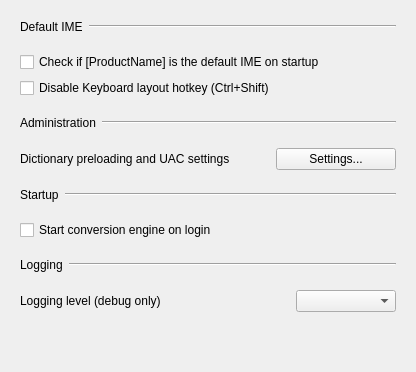
       <widget class="QWidget" name="miscTab">
        <attribute name="title">
         <string>Misc</string>
        </attribute>
        <layout class="QVBoxLayout" name="miscTabLayout">
         <property name="spacing">
          <number>0</number>
         </property>
         <item>
          <widget class="QWidget" name="miscDefaultIMEWidget" native="true">
           <property name="sizePolicy">
            <sizepolicy hsizetype="Preferred" vsizetype="Preferred">
             <horstretch>0</horstretch>
             <verstretch>0</verstretch>
            </sizepolicy>
           </property>
           <layout class="QVBoxLayout" name="verticalLayout_3">
            <property name="spacing">
             <number>0</number>
            </property>
            <property name="leftMargin">
             <number>0</number>
            </property>
            <property name="topMargin">
             <number>0</number>
            </property>
            <property name="rightMargin">
             <number>0</number>
            </property>
            <property name="bottomMargin">
             <number>0</number>
            </property>
            <item>
             <widget class="QFrame" name="defaultImeHeader">
              <property name="frameShape">
               <enum>QFrame::Shape::NoFrame</enum>
              </property>
              <property name="class" stdset="0">
               <string>setting-group-header</string>
              </property>
              <layout class="QHBoxLayout" name="horizontalLayout_5">
               <item>
                <widget class="QLabel" name="checkDefaultLabel">
                 <property name="text">
                  <string>Default IME</string>
                 </property>
                </widget>
               </item>
               <item>
                <widget class="Line" name="checkDefaultLine">
                 <property name="sizePolicy">
                  <sizepolicy hsizetype="MinimumExpanding" vsizetype="Fixed">
                   <horstretch>0</horstretch>
                   <verstretch>0</verstretch>
                  </sizepolicy>
                 </property>
                 <property name="orientation">
                  <enum>Qt::Orientation::Horizontal</enum>
                 </property>
                 <property name="class" stdset="0">
                  <string>setting-group-line</string>
                 </property>
                </widget>
               </item>
              </layout>
             </widget>
            </item>
            <item>
             <widget class="QFrame" name="defaultImeGroup">
              <property name="frameShape">
               <enum>QFrame::Shape::NoFrame</enum>
              </property>
              <property name="class" stdset="0">
               <string>setting-group-layout</string>
              </property>
              <layout class="QVBoxLayout" name="verticalLayout_2">
               <item>
                <widget class="QCheckBox" name="checkDefaultCheckBox">
                 <property name="sizePolicy">
                  <sizepolicy hsizetype="Minimum" vsizetype="Fixed">
                   <horstretch>0</horstretch>
                   <verstretch>0</verstretch>
                  </sizepolicy>
                 </property>
                 <property name="text">
                  <string>Check if [ProductName] is the default IME on startup</string>
                 </property>
                 <property name="tristate">
                  <bool>false</bool>
                 </property>
                </widget>
               </item>
               <item>
                <widget class="QCheckBox" name="IMEHotKeyDisabledCheckBox">
                 <property name="text">
                  <string>Disable Keyboard layout hotkey (Ctrl+Shift)</string>
                 </property>
                </widget>
               </item>
              </layout>
             </widget>
            </item>
           </layout>
          </widget>
         </item>
         <item>
          <widget class="QWidget" name="miscAdministrationWidget" native="true">
           <property name="sizePolicy">
            <sizepolicy hsizetype="Preferred" vsizetype="Preferred">
             <horstretch>0</horstretch>
             <verstretch>0</verstretch>
            </sizepolicy>
           </property>
           <layout class="QVBoxLayout" name="verticalLayout_4">
            <property name="spacing">
             <number>0</number>
            </property>
            <property name="leftMargin">
             <number>0</number>
            </property>
            <property name="topMargin">
             <number>0</number>
            </property>
            <property name="rightMargin">
             <number>0</number>
            </property>
            <property name="bottomMargin">
             <number>0</number>
            </property>
            <item>
             <widget class="QFrame" name="administrationHeader">
              <property name="frameShape">
               <enum>QFrame::Shape::NoFrame</enum>
              </property>
              <property name="class" stdset="0">
               <string>setting-group-header</string>
              </property>
              <layout class="QHBoxLayout" name="horizontalLayout_7">
               <item>
                <widget class="QLabel" name="administrationLabel">
                 <property name="text">
                  <string>Administration</string>
                 </property>
                </widget>
               </item>
               <item>
                <widget class="Line" name="administrationLine">
                 <property name="sizePolicy">
                  <sizepolicy hsizetype="MinimumExpanding" vsizetype="Fixed">
                   <horstretch>0</horstretch>
                   <verstretch>0</verstretch>
                  </sizepolicy>
                 </property>
                 <property name="orientation">
                  <enum>Qt::Orientation::Horizontal</enum>
                 </property>
                 <property name="class" stdset="0">
                  <string>setting-group-line</string>
                 </property>
                </widget>
               </item>
              </layout>
             </widget>
            </item>
            <item>
             <widget class="QFrame" name="administrationGroup">
              <property name="frameShape">
               <enum>QFrame::Shape::NoFrame</enum>
              </property>
              <property name="class" stdset="0">
               <string>setting-group-layout</string>
              </property>
              <layout class="QGridLayout" name="gridLayout_7">
               <item row="0" column="0">
                <widget class="QLabel" name="dictionaryPreloadingAndUACLabel">
                 <property name="text">
                  <string>Dictionary preloading and UAC settings</string>
                 </property>
                </widget>
               </item>
               <item row="0" column="2">
                <widget class="QPushButton" name="launchAdministrationDialogButton">
                 <property name="minimumSize">
                  <size>
                   <width>120</width>
                   <height>0</height>
                  </size>
                 </property>
                 <property name="text">
                  <string>Settings...</string>
                 </property>
                </widget>
               </item>
               <item row="0" column="1">
                <spacer name="horizontalSpacer_9">
                 <property name="orientation">
                  <enum>Qt::Orientation::Horizontal</enum>
                 </property>
                 <property name="sizeHint" stdset="0">
                  <size>
                   <width>40</width>
                   <height>20</height>
                  </size>
                 </property>
                </spacer>
               </item>
              </layout>
             </widget>
            </item>
           </layout>
          </widget>
         </item>
         <item>
          <widget class="QWidget" name="miscStartupWidget" native="true">
           <property name="sizePolicy">
            <sizepolicy hsizetype="Preferred" vsizetype="Preferred">
             <horstretch>0</horstretch>
             <verstretch>0</verstretch>
            </sizepolicy>
           </property>
           <layout class="QVBoxLayout" name="verticalLayout_7">
            <property name="spacing">
             <number>0</number>
            </property>
            <property name="leftMargin">
             <number>0</number>
            </property>
            <property name="topMargin">
             <number>0</number>
            </property>
            <property name="rightMargin">
             <number>0</number>
            </property>
            <property name="bottomMargin">
             <number>0</number>
            </property>
            <item>
             <widget class="QFrame" name="startupHeader">
              <property name="frameShape">
               <enum>QFrame::Shape::NoFrame</enum>
              </property>
              <property name="class" stdset="0">
               <string>setting-group-header</string>
              </property>
              <layout class="QHBoxLayout" name="horizontalLayout_19">
               <item>
                <widget class="QLabel" name="startupLabel">
                 <property name="text">
                  <string>Startup</string>
                 </property>
                </widget>
               </item>
               <item>
                <widget class="Line" name="startupLine">
                 <property name="sizePolicy">
                  <sizepolicy hsizetype="MinimumExpanding" vsizetype="Fixed">
                   <horstretch>0</horstretch>
                   <verstretch>0</verstretch>
                  </sizepolicy>
                 </property>
                 <property name="orientation">
                  <enum>Qt::Orientation::Horizontal</enum>
                 </property>
                 <property name="class" stdset="0">
                  <string>setting-group-line</string>
                 </property>
                </widget>
               </item>
              </layout>
             </widget>
            </item>
            <item>
             <widget class="QFrame" name="startupGroup">
              <property name="frameShape">
               <enum>QFrame::Shape::NoFrame</enum>
              </property>
              <property name="class" stdset="0">
               <string>setting-group-layout</string>
              </property>
              <layout class="QVBoxLayout" name="verticalLayout_6">
               <item>
                <widget class="QCheckBox" name="startupCheckBox">
                 <property name="text">
                  <string>Start conversion engine on login</string>
                 </property>
                </widget>
               </item>
              </layout>
             </widget>
            </item>
           </layout>
          </widget>
         </item>
         <item>
          <widget class="QWidget" name="miscLoggingWidget" native="true">
           <property name="sizePolicy">
            <sizepolicy hsizetype="Preferred" vsizetype="Preferred">
             <horstretch>0</horstretch>
             <verstretch>0</verstretch>
            </sizepolicy>
           </property>
           <layout class="QVBoxLayout" name="verticalLayout_5">
            <property name="spacing">
             <number>0</number>
            </property>
            <property name="leftMargin">
             <number>0</number>
            </property>
            <property name="topMargin">
             <number>0</number>
            </property>
            <property name="rightMargin">
             <number>0</number>
            </property>
            <property name="bottomMargin">
             <number>0</number>
            </property>
            <item>
             <widget class="QFrame" name="loggingHeader">
              <property name="frameShape">
               <enum>QFrame::Shape::NoFrame</enum>
              </property>
              <property name="class" stdset="0">
               <string>setting-group-header</string>
              </property>
              <layout class="QHBoxLayout" name="horizontalLayout_13">
               <item>
                <widget class="QLabel" name="loggingLabel">
                 <property name="text">
                  <string>Logging</string>
                 </property>
                </widget>
               </item>
               <item>
                <widget class="Line" name="loggingLine">
                 <property name="sizePolicy">
                  <sizepolicy hsizetype="MinimumExpanding" vsizetype="Fixed">
                   <horstretch>0</horstretch>
                   <verstretch>0</verstretch>
                  </sizepolicy>
                 </property>
                 <property name="orientation">
                  <enum>Qt::Orientation::Horizontal</enum>
                 </property>
                 <property name="class" stdset="0">
                  <string>setting-group-line</string>
                 </property>
                </widget>
               </item>
              </layout>
             </widget>
            </item>
            <item>
             <widget class="QFrame" name="loggingGroup">
              <property name="frameShape">
               <enum>QFrame::Shape::NoFrame</enum>
              </property>
              <property name="class" stdset="0">
               <string>setting-group-layout</string>
              </property>
              <layout class="QHBoxLayout" name="horizontalLayout_15">
               <item>
                <widget class="QLabel" name="verboseLevelLabel">
                 <property name="text">
                  <string>Logging level (debug only)</string>
                 </property>
                </widget>
               </item>
               <item>
                <spacer name="horizontalSpacer_13">
                 <property name="orientation">
                  <enum>Qt::Orientation::Horizontal</enum>
                 </property>
                 <property name="sizeHint" stdset="0">
                  <size>
                   <width>40</width>
                   <height>20</height>
                  </size>
                 </property>
                </spacer>
               </item>
               <item>
                <widget class="QComboBox" name="verboseLevelComboBox">
                 <property name="minimumSize">
                  <size>
                   <width>100</width>
                   <height>0</height>
                  </size>
                 </property>
                </widget>
               </item>
              </layout>
             </widget>
            </item>
           </layout>
          </widget>
         </item>
         <item>
          <spacer name="verticalSpacer_2">
           <property name="orientation">
            <enum>Qt::Orientation::Vertical</enum>
           </property>
           <property name="sizeHint" stdset="0">
            <size>
             <width>20</width>
             <height>40</height>
            </size>
           </property>
          </spacer>
         </item>
        </layout>
       </widget>
